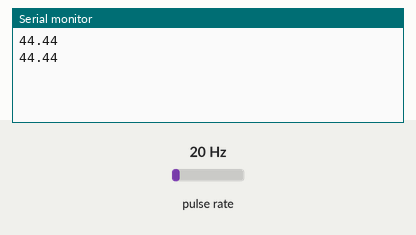
This sketch was run on a simulated ESP32. Parts: the last lines printed to the serial monitor. Wiring (inferred from the names in the program): pulse sensor: data GPIO 27. The inputs (shaded band) are chosen by the test bench; at power-on: pulse rate 20 Hz. WiFi joins after 1.5 s; servers stay silent unless stated.

Above: at 3.0 s.
3.1 s: pulse rate (sensor on GPIO 27) set to 4 Hz
At 4.2 s:
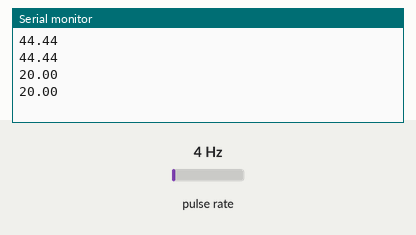
4.6 s: pulse rate (sensor on GPIO 27) set to 50 Hz
At 5.6 s:
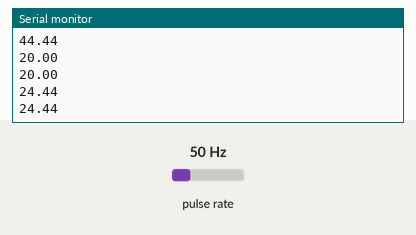
Timing chart, 0 to 7.6 s (numbered marks = the images above; inputs shaded):
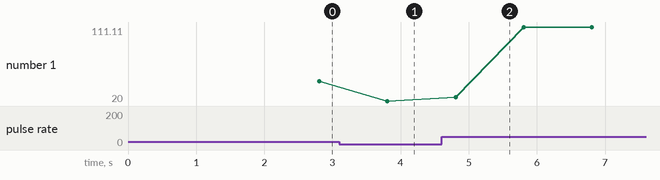

The sketch:

water_sensor_test.ino
```cpp
/*************************************************************

  This is a simple demo of sending and receiving some data.
  Be sure to check out other examples!
 *************************************************************/
#define BLYNK_TEMPLATE_ID "TMPL3mVf3djCY"
#define BLYNK_TEMPLATE_NAME "Esp32 control"
#define BLYNK_AUTH_TOKEN "2KTqXEEBzcGG766tNyCvqhlLdLo22v8a"
#define FLOW_PIN 27


/* Comment this out to disable prints and save space */
#define BLYNK_PRINT Serial


#include <WiFi.h>
#include <WiFiClient.h>
#include <BlynkSimpleEsp32.h>

// Your WiFi credentials.
// Set password to "" for open networks.
char ssid[] = "srmrobocon";
char pass[] = "srmrobocon";

BlynkTimer timer;

// This function is called every time the Virtual Pin 0 state changes
BLYNK_WRITE(V0)
{
  // Set incoming value from pin V0 to a variable
  int value = param.asInt();

  // Update state
  Blynk.virtualWrite(V1, value);
}

// This function is called every time the device is connected to the Blynk.Cloud
BLYNK_CONNECTED()
{
  // Change Web Link Button message to "Congratulations!"
  Blynk.setProperty(V3, "offImageUrl", "https://static-image.nyc3.cdn.digitaloceanspaces.com/general/fte/congratulations.png");
  Blynk.setProperty(V3, "onImageUrl",  "https://static-image.nyc3.cdn.digitaloceanspaces.com/general/fte/congratulations_pressed.png");
  Blynk.setProperty(V3, "url", "https://docs.blynk.io/en/getting-started/what-do-i-need-to-blynk/how-quickstart-device-was-made");
}

// This function sends Arduino's uptime every second to Virtual Pin 2.
void myTimerEvent()
{
  // You can send any value at any time.
  // Please don't send more that 10 values per second.
  Blynk.virtualWrite(V2, millis() / 1000);
}

//,,,,,,,,,,,,,,,,,,,,,,,,,,,,,,,,,,,,,,,
volatile unsigned long pulseCount = 0;
float flowRate = 0.0;
float totalLiters = 0.0;

unsigned long lastTime = 0;

// Interrupt function
void IRAM_ATTR pulseCounter() {
  pulseCount++;
}

void setup()
{
  // Debug console
  Serial.begin(115200);

  Blynk.begin(BLYNK_AUTH_TOKEN, ssid, pass);
  // You can also specify server:
  //Blynk.begin(BLYNK_AUTH_TOKEN, ssid, pass, "blynk.cloud", 80);
  //Blynk.begin(BLYNK_AUTH_TOKEN, ssid, pass, IPAddress(192,168,1,100), 8080);

  // Setup a function to be called every second
  timer.setInterval(1000L, myTimerEvent);

  pinMode(FLOW_PIN, INPUT_PULLUP);
  attachInterrupt(digitalPinToInterrupt(FLOW_PIN), pulseCounter, RISING);
  lastTime = millis();
}

void loop()
{
  Blynk.run();
  timer.run();
  // You can inject your own code or combine it with other sketches.
  // Check other examples on how to communicate with Blynk. Remember
  // to avoid delay() function!

  if (millis() - lastTime >= 1000) { // every 1 second
    detachInterrupt(FLOW_PIN);

    // YF-S201: 450 pulses per liter
   float flowRate_mLps = 0.0;
  float totalMilliLiters = 0.0;

  flowRate_mLps = (pulseCount * 1000.0) / 450.0;   // mL/s
  totalMilliLiters += flowRate_mLps;               // cumulative mL

    pulseCount = 0;
    lastTime = millis();

    attachInterrupt(digitalPinToInterrupt(FLOW_PIN), pulseCounter, RISING);
    Blynk.virtualWrite(V5, flowRate_mLps);    // Gauge → Flow rate
    Blynk.virtualWrite(V27, totalMilliLiters); // Optional → Total liters
    Serial.println(flowRate_mLps);
    Serial.println(totalMilliLiters);

  }
}
```

Measured:
- after the input at 3.1 s, the serial monitor: prints a new line after 0.71 s (image 1)
- after the input at 4.6 s, the serial monitor: prints a new line after 0.21 s (image 2)
- plotted number 1: 44.44 → 20 after the input at 3.1 s, 20 → 111.11 after the input at 4.6 s
